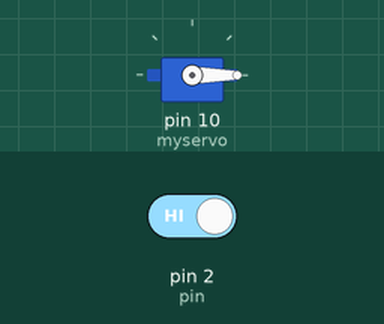
Bench run of a sketch on a simulated Arduino Uno, built with avr-gcc and run on an emulated ATmega328P. Parts: servo. Inputs (shaded band) come from the test bench; at power-on: pin 2 (pin) HIGH. What the sketch prints to the serial monitor is not drawn.

Above: at 1.2 s.
1.3 s: pin 2 (pin) driven LOW
At 2.3 s:
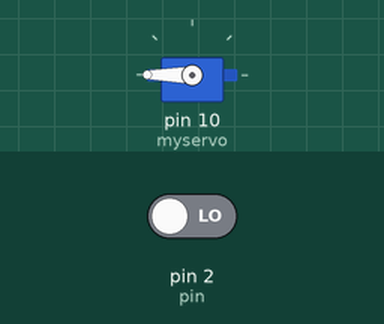
2.8 s: pin 2 (pin) driven HIGH
At 3.4 s:
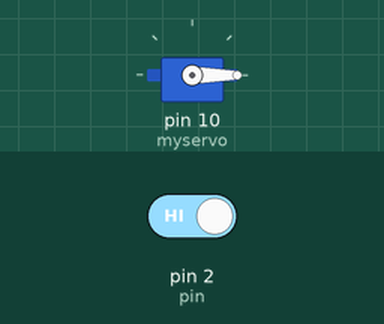
Timing chart, 0 to 5.8 s (numbered marks = the images above; inputs shaded):
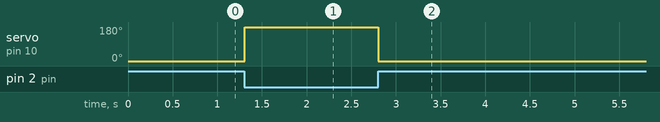

Measured:
- after the input at 1.3 s, servo on pin 10 (myservo): 0° → 180° at once
- after the input at 2.8 s, servo on pin 10 (myservo): 180° → 0° at once

The sketch:

servo_motor.ino
```cpp
#include<Servo.h>
int pos=0;
int pin=2;

Servo myservo;

void setup() {
  // put your setup code here, to run once:
pinMode(pin,INPUT);
Serial.begin(9600);
myservo.attach(10);
}

void loop() {
  // put your main code here, to run repeatedly:

int ir=digitalRead(pin);
Serial.println(ir);
if(ir==0)
{
  myservo.write(180);
}
else
{
  myservo.write(0);
}
}
```
